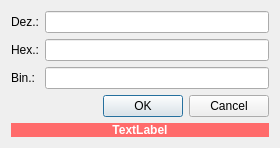
<?xml version="1.0" encoding="UTF-8"?>
<ui version="4.0">
 <class>InputBoxWindow</class>
 <widget class="QDialog" name="InputBoxWindow">
  <property name="geometry">
   <rect>
    <x>0</x>
    <y>0</y>
    <width>280</width>
    <height>146</height>
   </rect>
  </property>
  <property name="windowTitle">
   <string>Input Box</string>
  </property>
  <property name="modal">
   <bool>false</bool>
  </property>
  <layout class="QGridLayout" name="gridLayout">
   <item row="0" column="1">
    <widget class="QLineEdit" name="edit_dec"/>
   </item>
   <item row="1" column="1">
    <widget class="QLineEdit" name="edit_hex"/>
   </item>
   <item row="4" column="1">
    <widget class="QDialogButtonBox" name="buttonBox">
     <property name="orientation">
      <enum>Qt::Horizontal</enum>
     </property>
     <property name="standardButtons">
      <set>QDialogButtonBox::Cancel|QDialogButtonBox::Ok</set>
     </property>
    </widget>
   </item>
   <item row="1" column="0">
    <widget class="QLabel" name="label_2">
     <property name="text">
      <string>Hex.:</string>
     </property>
    </widget>
   </item>
   <item row="6" column="1">
    <spacer name="verticalSpacer">
     <property name="orientation">
      <enum>Qt::Vertical</enum>
     </property>
     <property name="sizeHint" stdset="0">
      <size>
       <width>20</width>
       <height>40</height>
      </size>
     </property>
    </spacer>
   </item>
   <item row="0" column="0">
    <widget class="QLabel" name="label">
     <property name="text">
      <string>Dez.:</string>
     </property>
    </widget>
   </item>
   <item row="2" column="1">
    <widget class="QLineEdit" name="edit_bin"/>
   </item>
   <item row="2" column="0">
    <widget class="QLabel" name="label_3">
     <property name="text">
      <string>Bin.:</string>
     </property>
    </widget>
   </item>
   <item row="5" column="0" colspan="2">
    <widget class="QLabel" name="error_message">
     <property name="font">
      <font>
       <bold>true</bold>
      </font>
     </property>
     <property name="styleSheet">
      <string notr="true">background-color: rgb(255, 107, 107);
color: rgb(255, 255, 255);</string>
     </property>
     <property name="text">
      <string>TextLabel</string>
     </property>
     <property name="alignment">
      <set>Qt::AlignCenter</set>
     </property>
    </widget>
   </item>
  </layout>
 </widget>
 <resources/>
 <connections>
  <connection>
   <sender>buttonBox</sender>
   <signal>accepted()</signal>
   <receiver>InputBoxWindow</receiver>
   <slot>accept()</slot>
   <hints>
    <hint type="sourcelabel">
     <x>248</x>
     <y>254</y>
    </hint>
    <hint type="destinationlabel">
     <x>157</x>
     <y>274</y>
    </hint>
   </hints>
  </connection>
  <connection>
   <sender>buttonBox</sender>
   <signal>rejected()</signal>
   <receiver>InputBoxWindow</receiver>
   <slot>reject()</slot>
   <hints>
    <hint type="sourcelabel">
     <x>316</x>
     <y>260</y>
    </hint>
    <hint type="destinationlabel">
     <x>286</x>
     <y>274</y>
    </hint>
   </hints>
  </connection>
 </connections>
</ui>
